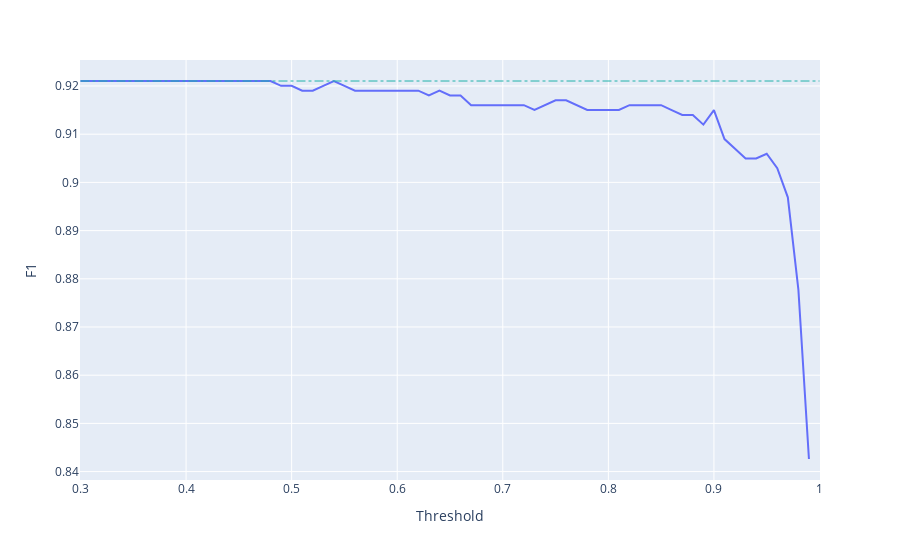

The code cell stored with this chart in its notebook:
### Code cell
# PLot the results
import plotly.express as px
fig = px.line(x=np.arange(0.30,1,0.01), y=scores, labels={'x':'Threshold', 'y':'F1'})
fig.add_shape(
        # Line Horizontal
            type="line",
            x0=0.3,
            y0=f1_score(true_, bert, average = 'weighted'),
            x1=1,
            y1=f1_score(true_, bert, average = 'weighted'),
            line=dict(
                color="LightSeaGreen",
                width=1,
                dash="dashdot",
            ),
    )
fig.show()

### Figure 1 — Plotly figure (JSON) as saved in the notebook; plotly's stock layout.template omitted (floating-point values rounded to 4 significant figures)
{"data": [{"hovertemplate": "Threshold=%{x}<br>F1=%{y}<extra></extra>", "legendgroup": "", "line": {"color": "#636efa", "dash": "solid"}, "mode": "lines", "name": "", "showlegend": false, "type": "scatter", "x": [0.3, 0.31, 0.32, 0.33, 0.34, 0.35, 0.36, 0.37, 0.38, 0.39, 0.4, 0.41, 0.42, 0.43, 0.44, 0.45, 0.46, 0.47, 0.48, 0.49, 0.5, 0.51, 0.52, 0.53, 0.54, 0.55, 0.56, 0.57, 0.58, 0.59, 0.6, 0.61, 0.62, 0.63, 0.64, 0.65, 0.66, 0.67, 0.68, 0.69, 0.7, 0.71, 0.72, 0.73, 0.74, 0.75, 0.76, 0.77, 0.78, 0.79, 0.8, 0.81, 0.82, 0.83, 0.84, 0.85, 0.86, 0.87, 0.88, 0.89, 0.9, 0.91, 0.92, 0.93, 0.94, 0.95, 0.96, 0.97, 0.98, 0.99], "xaxis": "x", "y": [0.921, 0.921, 0.921, 0.921, 0.921, 0.921, 0.921, 0.921, 0.921, 0.921, 0.921, 0.921, 0.921, 0.921, 0.921, 0.921, 0.921, 0.921, 0.921, 0.92, 0.92, 0.919, 0.919, 0.92, 0.921, 0.92, 0.919, 0.919, 0.919, 0.919, 0.919, 0.919, 0.919, 0.918, 0.919, 0.918, 0.918, 0.916, 0.916, 0.916, 0.916, 0.916, 0.916, 0.915, 0.916, 0.917, 0.917, 0.916, 0.915, 0.915, 0.915, 0.915, 0.916, 0.916, 0.916, 0.916, 0.915, 0.914, 0.914, 0.912, 0.915, 0.909, 0.907, 0.905, 0.905, 0.9059, 0.9029, 0.8969, 0.8778, 0.8426], "yaxis": "y"}], "layout": {"legend": {"tracegroupgap": 0}, "margin": {"t": 60}, "shapes": [{"line": {"color": "LightSeaGreen", "dash": "dashdot", "width": 1}, "type": "line", "x0": 0.3, "x1": 1, "y0": 0.921, "y1": 0.921}], "xaxis": {"anchor": "y", "domain": [0, 1], "title": {"text": "Threshold"}}, "yaxis": {"anchor": "x", "domain": [0, 1], "title": {"text": "F1"}}}}
